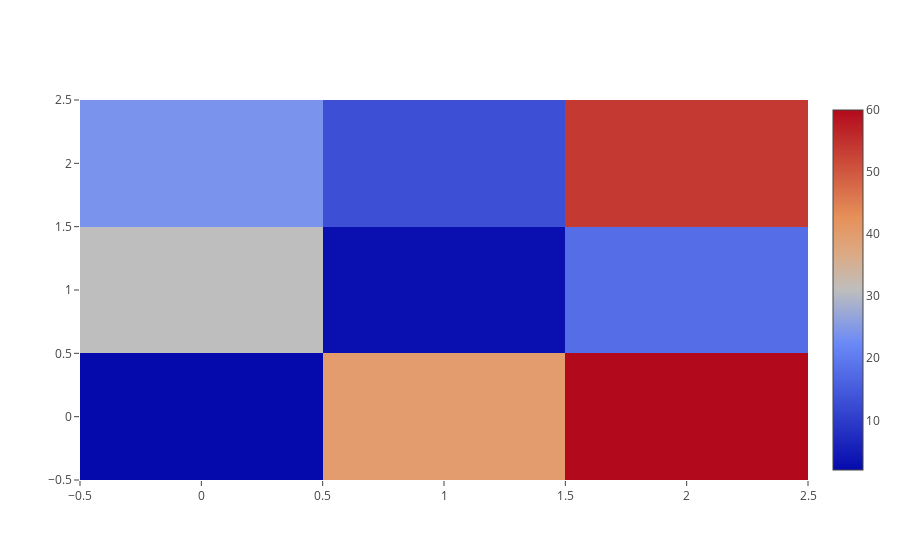

The notebook cell this image was saved under:
### Markdown cell above
#### The first list is at the bottom of the heatmap

### Code cell
data=[trace]

offline.iplot(data)

### Figure 1 — Plotly figure (JSON) as saved in the notebook; plotly's stock layout.template omitted (floating-point values rounded to 4 significant figures)
{"data": [{"type": "heatmap", "uid": "dcd2c100-a9e9-11e8-b474-70c94eeec314", "z": [[2, 40, 60], [31, 3, 18], [24, 13, 54]]}], "layout": {}}
